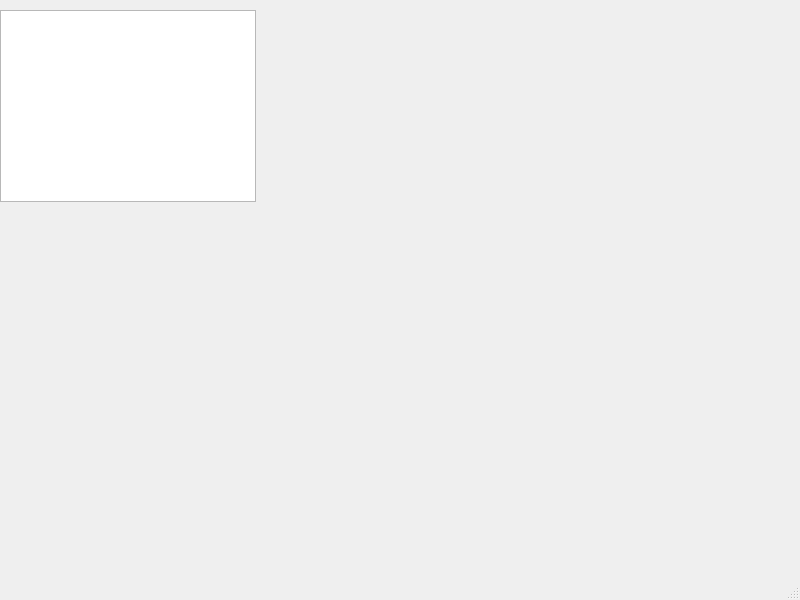
<?xml version="1.0" encoding="UTF-8"?>
<ui version="4.0">
 <class>UserTicketWindow</class>
 <widget class="QMainWindow" name="UserTicketWindow">
  <property name="geometry">
   <rect>
    <x>0</x>
    <y>0</y>
    <width>800</width>
    <height>600</height>
   </rect>
  </property>
  <property name="windowTitle">
   <string>MainWindow</string>
  </property>
  <widget class="QWidget" name="centralwidget">
   <widget class="QListView" name="listView">
    <property name="geometry">
     <rect>
      <x>0</x>
      <y>10</y>
      <width>256</width>
      <height>192</height>
     </rect>
    </property>
   </widget>
  </widget>
  <widget class="QMenuBar" name="menubar">
   <property name="geometry">
    <rect>
     <x>0</x>
     <y>0</y>
     <width>800</width>
     <height>26</height>
    </rect>
   </property>
  </widget>
  <widget class="QStatusBar" name="statusbar"/>
 </widget>
 <resources/>
 <connections/>
</ui>
